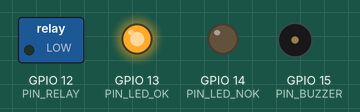
Recording of a sketch running on a simulated ESP32. Parts: switched loads named in the sketch (green lamp = pin HIGH), output pins drawn as LEDs (lit = HIGH), buzzer (waves = sounding, pin HIGH). WiFi joins after 1.5 s; servers stay silent unless stated; uploads are accepted with an empty reply; the camera gives no picture; what the sketch prints to the serial monitor is not drawn.

Above: at 0.1 s.
Timing chart, 0 to 2.0 s (numbered marks = the images above):
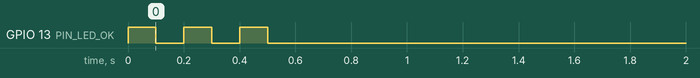

The sketch:

face_access_esp32.ino
```cpp
#include "esp_camera.h"
#include <WiFi.h>
#include <HTTPClient.h>
#include <ArduinoJson.h>

// ── WiFi ───────────────────────────────────────────────────────────────────────
const char* WIFI_SSID     = "VOTRE_SSID";
const char* WIFI_PASSWORD = "VOTRE_MOT_DE_PASSE";

// ── Server ─────────────────────────────────────────────────────────────────────
const char* SERVER_IP   = "192.168.1.50";   // IP locale du PC
const int   SERVER_PORT = 3000;
// Endpoint complet: http://<SERVER_IP>:<SERVER_PORT>/api/recognize

// ── GPIO ───────────────────────────────────────────────────────────────────────
#define PIN_RELAY    12   // Commande serrure électrique (HIGH = ouvert)
#define PIN_LED_OK   13   // LED verte
#define PIN_LED_NOK  14   // LED rouge
#define PIN_BUZZER   15   // Buzzer actif

// ── Timing ────────────────────────────────────────────────────────────────────
const unsigned long CAPTURE_INTERVAL_MS = 2000;   // Délai entre captures
const unsigned long RELAY_OPEN_MS       = 3000;   // Durée d'ouverture de la serrure
const unsigned long BUZZER_DURATION_MS  = 800;

// ── Camera config (AI Thinker ESP32-CAM) ─────────────────────────────────────
#define PWDN_GPIO_NUM     32
#define RESET_GPIO_NUM    -1
#define XCLK_GPIO_NUM      0
#define SIOD_GPIO_NUM     26
#define SIOC_GPIO_NUM     27
#define Y9_GPIO_NUM       35
#define Y8_GPIO_NUM       34
#define Y7_GPIO_NUM       39
#define Y6_GPIO_NUM       36
#define Y5_GPIO_NUM       21
#define Y4_GPIO_NUM       19
#define Y3_GPIO_NUM       18
#define Y2_GPIO_NUM        5
#define VSYNC_GPIO_NUM    25
#define HREF_GPIO_NUM     23
#define PCLK_GPIO_NUM     22

unsigned long lastCapture = 0;

// ─────────────────────────────────────────────────────────────────────────────
void initCamera() {
    camera_config_t config;
    config.ledc_channel = LEDC_CHANNEL_0;
    config.ledc_timer   = LEDC_TIMER_0;
    config.pin_d0       = Y2_GPIO_NUM;
    config.pin_d1       = Y3_GPIO_NUM;
    config.pin_d2       = Y4_GPIO_NUM;
    config.pin_d3       = Y5_GPIO_NUM;
    config.pin_d4       = Y6_GPIO_NUM;
    config.pin_d5       = Y7_GPIO_NUM;
    config.pin_d6       = Y8_GPIO_NUM;
    config.pin_d7       = Y9_GPIO_NUM;
    config.pin_xclk     = XCLK_GPIO_NUM;
    config.pin_pclk     = PCLK_GPIO_NUM;
    config.pin_vsync    = VSYNC_GPIO_NUM;
    config.pin_href     = HREF_GPIO_NUM;
    config.pin_sscb_sda = SIOD_GPIO_NUM;
    config.pin_sscb_scl = SIOC_GPIO_NUM;
    config.pin_pwdn     = PWDN_GPIO_NUM;
    config.pin_reset    = RESET_GPIO_NUM;
    config.xclk_freq_hz = 20000000;
    config.pixel_format = PIXFORMAT_JPEG;
    config.frame_size   = FRAMESIZE_VGA;   // 640x480
    config.jpeg_quality = 12;
    config.fb_count     = 1;

    esp_err_t err = esp_camera_init(&config);
    if (err != ESP_OK) {
        Serial.printf("[CAM] Init failed: 0x%x\n", err);
        while (true) delay(1000);
    }
    Serial.println("[CAM] Initialisée");
}

void connectWiFi() {
    Serial.printf("[WiFi] Connexion à %s", WIFI_SSID);
    WiFi.begin(WIFI_SSID, WIFI_PASSWORD);
    int tries = 0;
    while (WiFi.status() != WL_CONNECTED && tries < 30) {
        delay(500);
        Serial.print(".");
        tries++;
    }
    if (WiFi.status() == WL_CONNECTED) {
        Serial.printf("\n[WiFi] Connecté, IP: %s\n", WiFi.localIP().toString().c_str());
    } else {
        Serial.println("\n[WiFi] Échec — redémarrage");
        ESP.restart();
    }
}

// Retourne: 0 = erreur réseau/serveur, 1 = refusé, 2 = autorisé
int captureAndRecognize() {
    camera_fb_t* fb = esp_camera_fb_get();
    if (!fb) {
        Serial.println("[CAM] Capture échouée");
        return 0;
    }

    String url = String("http://") + SERVER_IP + ":" + SERVER_PORT + "/api/recognize";
    HTTPClient http;
    http.begin(url);
    http.setTimeout(10000);

    // MAC address header pour identifier l'ESP32
    String mac = WiFi.macAddress();
    http.addHeader("X-ESP-MAC", mac);

    // Boundary multipart
    String boundary = "ESP32CAMBoundary";
    http.addHeader("Content-Type", "multipart/form-data; boundary=" + boundary);

    String bodyStart = "--" + boundary + "\r\n"
                     + "Content-Disposition: form-data; name=\"image\"; filename=\"capture.jpg\"\r\n"
                     + "Content-Type: image/jpeg\r\n\r\n";
    String bodyEnd = "\r\n--" + boundary + "--\r\n";

    int totalLen = bodyStart.length() + fb->len + bodyEnd.length();
    uint8_t* payload = (uint8_t*)malloc(totalLen);
    if (!payload) {
        esp_camera_fb_return(fb);
        return 0;
    }
    memcpy(payload, bodyStart.c_str(), bodyStart.length());
    memcpy(payload + bodyStart.length(), fb->buf, fb->len);
    memcpy(payload + bodyStart.length() + fb->len, bodyEnd.c_str(), bodyEnd.length());
    esp_camera_fb_return(fb);

    int httpCode = http.POST(payload, totalLen);
    free(payload);

    int result = 0; // 0 = erreur réseau
    if (httpCode == HTTP_CODE_OK) {
        String resp = http.getString();
        Serial.printf("[HTTP] Réponse: %s\n", resp.c_str());

        StaticJsonDocument<256> doc;
        if (!deserializeJson(doc, resp)) {
            bool authorized = doc["authorized"] | false;
            const char* person = doc["person"] | "INCONNU";
            float conf = doc["confidence"] | 0.0f;
            Serial.printf("[ACCESS] %s — %s (%.0f%%)\n",
                authorized ? "AUTORISÉ" : "REFUSÉ", person, conf * 100);
            result = authorized ? 2 : 1;
        }
    } else {
        Serial.printf("[HTTP] Erreur serveur: %d\n", httpCode);
    }

    http.end();
    return result;
}

void grantAccess() {
    Serial.println("[ACCESS] Accès accordé — ouverture serrure");
    digitalWrite(PIN_RELAY, HIGH);
    digitalWrite(PIN_LED_OK, HIGH);
    delay(RELAY_OPEN_MS);
    digitalWrite(PIN_RELAY, LOW);
    digitalWrite(PIN_LED_OK, LOW);
}

void denyAccess() {
    Serial.println("[ACCESS] Accès refusé");
    digitalWrite(PIN_LED_NOK, HIGH);
    // 2 bips courts avec durée depuis la constante
    for (int i = 0; i < 2; i++) {
        digitalWrite(PIN_BUZZER, HIGH);
        delay(BUZZER_DURATION_MS / 2);
        digitalWrite(PIN_BUZZER, LOW);
        delay(BUZZER_DURATION_MS / 2 - 50);
    }
    digitalWrite(PIN_LED_NOK, LOW);
}

// ─────────────────────────────────────────────────────────────────────────────
void setup() {
    Serial.begin(115200);
    Serial.println("\n[BOOT] FaceAccess ESP32-CAM v1.0");

    pinMode(PIN_RELAY,   OUTPUT); digitalWrite(PIN_RELAY,   LOW);
    pinMode(PIN_LED_OK,  OUTPUT); digitalWrite(PIN_LED_OK,  LOW);
    pinMode(PIN_LED_NOK, OUTPUT); digitalWrite(PIN_LED_NOK, LOW);
    pinMode(PIN_BUZZER,  OUTPUT); digitalWrite(PIN_BUZZER,  LOW);

    // Startup blink
    for (int i = 0; i < 3; i++) {
        digitalWrite(PIN_LED_OK, HIGH); delay(100);
        digitalWrite(PIN_LED_OK, LOW);  delay(100);
    }

    initCamera();
    connectWiFi();

    Serial.printf("[READY] Envoi vers http://%s:%d/api/recognize\n", SERVER_IP, SERVER_PORT);
}

void loop() {
    if (WiFi.status() != WL_CONNECTED) {
        Serial.println("[WiFi] Reconnexion...");
        connectWiFi();
    }

    unsigned long now = millis();
    if (now - lastCapture >= CAPTURE_INTERVAL_MS) {
        lastCapture = now;
        int result = captureAndRecognize();
        if (result == 2)      grantAccess();
        else if (result == 1) denyAccess();
        // result == 0 : erreur réseau — on ignore silencieusement
    }
}
```
